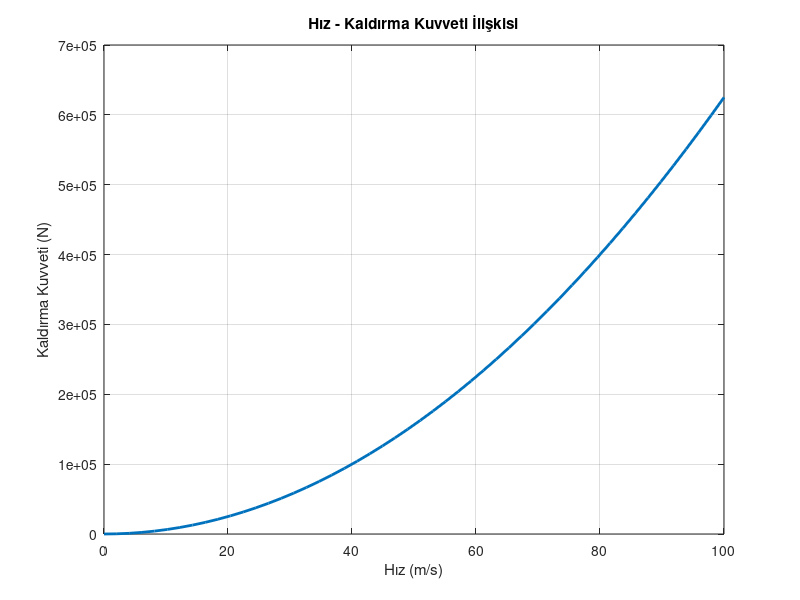

This chart was generated by the following MATLAB code:
% Basit Aerodinamik Kaldırma Kuvveti Hesaplayıcı
% lift_calculator.m

clc; clear; close all;

disp('--- Basit Aerodinamik Kaldırma Kuvveti Hesaplayıcı ---');

% Kullanıcıdan girişler
rho = input('Hava yoğunluğu (kg/m^3): ');
V   = input('Hız (m/s): ');
S   = input('Kanat alanı (m^2): ');
CL  = input('Kaldırma katsayısı (CL): ');

% Kaldırma kuvveti hesaplama
Lift = 0.5 * rho * V^2 * S * CL;

% Sonucu göster
fprintf('Kaldırma kuvveti: %.2f Newton\n', Lift);

% Farklı hız değerleri için grafik
V_values = linspace(0, 100, 50);
Lift_values = 0.5 * rho .* (V_values.^2) * S * CL;

figure;
plot(V_values, Lift_values, 'LineWidth', 2);
grid on;
xlabel('Hız (m/s)');
ylabel('Kaldırma Kuvveti (N)');
title('Hız - Kaldırma Kuvveti İlişkisi');
